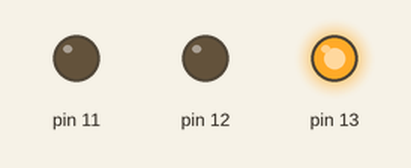
A sketch run on a simulated Arduino Uno, built with avr-gcc and run on an emulated ATmega328P. On the bench: output pins drawn as LEDs (lit = HIGH).

Above: at 2.5 s.
At 7.2 s:
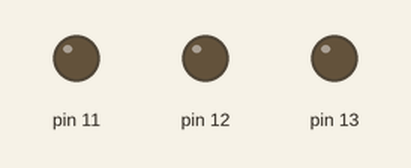
At 12.5 s:
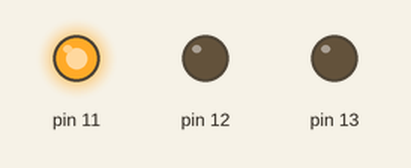
At 19.0 s:
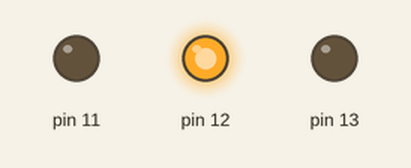
Timing chart, 0 to 26.0 s (numbered marks = the images above):
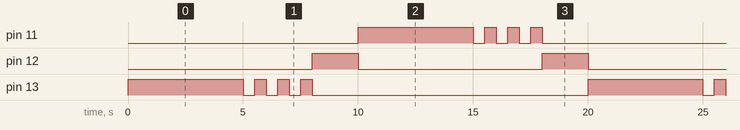

The sketch:

RGB.ino
```cpp
void setup() {
pinMode(13, OUTPUT);
pinMode(12, OUTPUT);
pinMode(11, OUTPUT);
}

void loop() {
digitalWrite(13, HIGH);
delay(5000);

digitalWrite(13, LOW);
delay(500);
digitalWrite(13, HIGH);
delay(500);

digitalWrite(13, LOW);
delay(500);
digitalWrite(13, HIGH);
delay(500);

digitalWrite(13, LOW);
delay(500);
digitalWrite(13, HIGH);
delay(500);

digitalWrite(13, LOW);

digitalWrite(12, HIGH);
delay(2000);
digitalWrite(12, LOW);

digitalWrite(11, HIGH);
delay(5000);

digitalWrite(11, LOW);
delay(500);
digitalWrite(11, HIGH);
delay(500);

digitalWrite(11, LOW);
delay(500);
digitalWrite(11, HIGH);
delay(500);

digitalWrite(11, LOW);
delay(500);
digitalWrite(11, HIGH);
delay(500);

digitalWrite(11, LOW);

digitalWrite(12, HIGH);
delay(2000);
digitalWrite(12, LOW);
}
```

Measured:
- by itself, pin 11, pin 13: repeats every 20.0 s: 3 × (LOW 0.50 s, HIGH 0.50 s), LOW 12.0 s, HIGH 5.0 s
- by itself, pin 12: alternates HIGH for 2.0 s and LOW for 8.0 s
- by itself, everything shown: repeats every 20.0 s, in 17 steps
